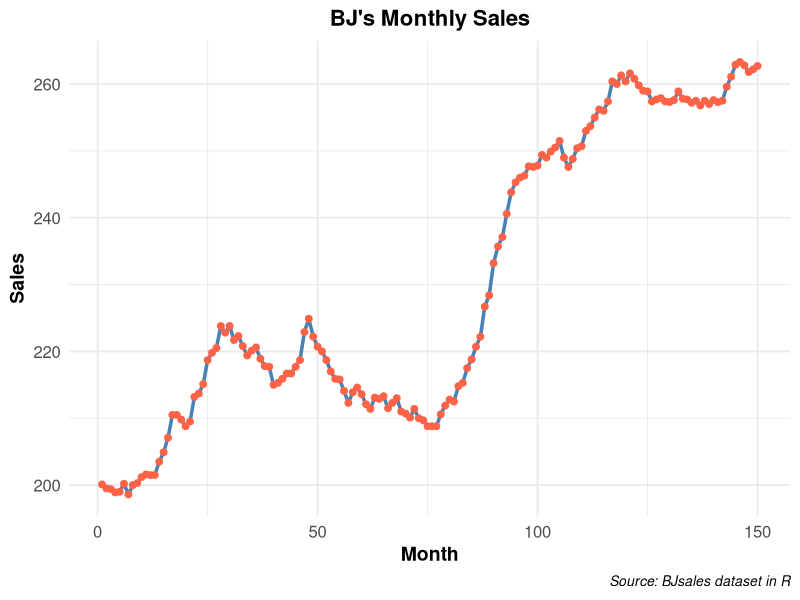

This figure's R source:
#Import libraries
library(ggplot2)
library(tidyverse)

#Import data
data("BJsales")
df <- data.frame(
  Month = 1:length(BJsales),
  Sales = as.numeric(BJsales)
)

#Create time series
ggplot(df, aes(x = Month, y = Sales)) +
  geom_line(color = "steelblue", size = 1.2) +   #create smooth line
  geom_point(color = "tomato", size = 2) +       #add points
  labs(
    title = "BJ's Monthly Sales",                                           #title
    x = "Month",                                                            #x-axis
    y = "Sales",                                                            #y-axis
    caption = "Source: BJsales dataset in R"                                #caption
  ) +
  theme_minimal(base_size = 14) +
  theme(
    plot.title = element_text(face = "bold", hjust = 0.5, size = 16),       #title style
    axis.title = element_text(face = "bold"),                               #axis title style
    axis.text = element_text(size = 12),                                    #axis text style
    plot.caption = element_text(size = 10, face = "italic", hjust = 1)      #caption style
  )
